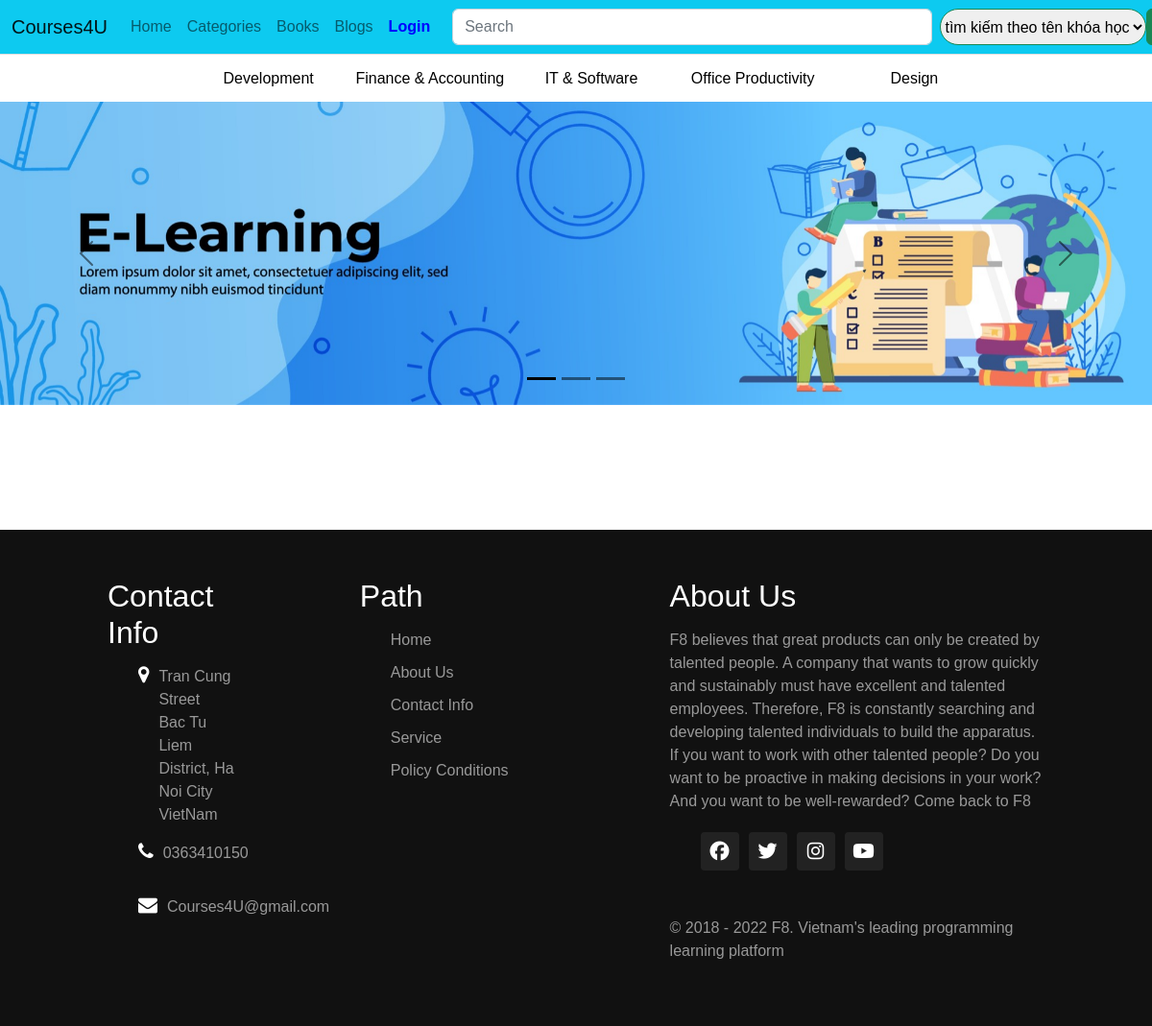
The app's page /student/course_filter.php?topic_id=2 with its own data.
### tables this page shows
CREATE TABLE `category` (
  `category_id` int(11) NOT NULL,
  `category_name` varchar(100) NOT NULL
);

### db/db_helper.php (called while the page is built, shortened)
<?php
    function executeResult($sql, $onlyOne = false) {
        require "db_connect.php";
        mysqli_set_charset($conn, 'utf8');
        $result = $conn->query($sql);
        if ($onlyOne) {
            $data = $result->fetch_assoc();
        } else {
            $data = [];
            if ($result->num_rows > 0) {
                while ($row = $result->fetch_assoc()) {
                    $data[] = $row;
                }
            }
        }
        return $data;
    }
?>

### config.php (called while the page is built, shortened)
<?php
function abs_url($path)
{
    return 'http://' . $_SERVER['SERVER_NAME'] . ':' . $_SERVER['SERVER_PORT'] . '/HUMG_A1_EXAM/coures4u/' . $path;
}
?>

### student/course_filter.php (the view, shortened to what this page needs)
<?php
require "C:/xampp/htdocs/HUMG_A1_EXAM/coures4u/config.php";
require abs_path('db/db_helper.php');
?>
<!DOCTYPE html>
<html lang="en">
<head>
    <?php require abs_path('student/layout/css_link.php'); ?>
</head>
<body>
    <header>
        <?php require abs_path('student/layout/nav.php'); ?>
        <ul class="link-bar">
            <?php
            $sql = "SELECT * FROM category ORDER BY category_id ASC";
            $categories = executeResult($sql);
            foreach ($categories as $category) { ?>
                <li>
                    <a href=<?= abs_url('student/course_filter.php?category_id=' . $category['category_id']) ?>><?= $category['category_name'] ?></a>
                </li>
            <?php } ?>
        </ul>
        <div id="carouselExampleDark" class="carousel carousel-dark slide" data-bs-ride="carousel">
            <div class="carousel-indicators">
                <button type="button" data-bs-target="#carouselExampleDark" data-bs-slide-to="0" class="active" aria-current="true" aria-label="Slide 1"></button>
                <button type="button" data-bs-target="#carouselExampleDark" data-bs-slide-to="1" aria-label="Slide 2"></button>
                <button type="button" data-bs-target="#carouselExampleDark" data-bs-slide-to="2" aria-label="Slide 3"></button>
            </div>
            <div class="carousel-inner">
                <div class="carousel-item active" data-bs-interval="10000">
                    <img src="<?= abs_url('assets/img/slider/slider.jpg') ?>" class="d-block w-100" alt="slider" style="height: 100%">
                </div>
            </div>
            <button class="carousel-control-prev" type="button" data-bs-target="#carouselExampleDark" data-bs-slide="prev">
                <span class="carousel-control-prev-icon" aria-hidden="true"></span>
            </button>
            <button class="carousel-control-next" type="button" data-bs-target="#carouselExampleDark" data-bs-slide="next">
                <span class="carousel-control-next-icon" aria-hidden="true"></span>
            </button>
        </div>
    </header>
    <div class="grid-4column">
    </div>
    <?php require abs_path('student/layout/footer.php'); ?>
</body>
</html>

### assets/css/home_page/nav.css (style rules this page uses)
* { font-family: SFProText-Regular, Helvetica, Arial, sans-serif; }
:root { --selection-bg-color: #00d4ff; --selection-text-color: white; --bg-color: #1c1d1f; --border-line-color: rgba(222, 217, 217, 0.3); --border-line-color-bold: rgba(222, 217, 217, 0.8); }
.link-bar { width: 100%; height: 3.125em; border-top: 1px solid rgba(0, 0, 0, .125); margin: 0; margin-top: 3.5em; margin-bottom: 0; display: flex; justify-content: center; list-style-type: none; }
.link-bar > li { margin: auto 0.2%; position: relative; display: flex; align-items: center; width: 14%; height: 100%; }
.link-bar li > a { text-decoration: none; color: black; text-align: center; margin: auto; display: block; }
.link-bar > li > a { font-weight: 500; }

### assets/css/home_page/body.css (style rules this page uses)
.grid-4column { display: grid; padding: 50px; grid-template-columns: repeat(auto-fill, minmax(288px, 1fr)); column-gap: 1%; row-gap: 30px; font-size: 1.5em; }

### records on screen
category: category_name "Development"
category: category_name "Finance & Accounting"
category: category_name "IT & Software"
category: category_name "Office Productivity"
category: category_name "Design"
